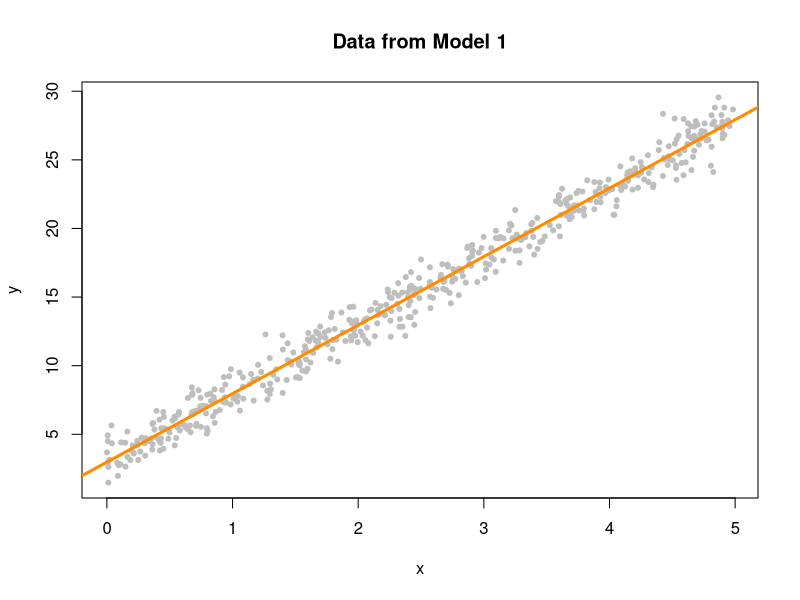
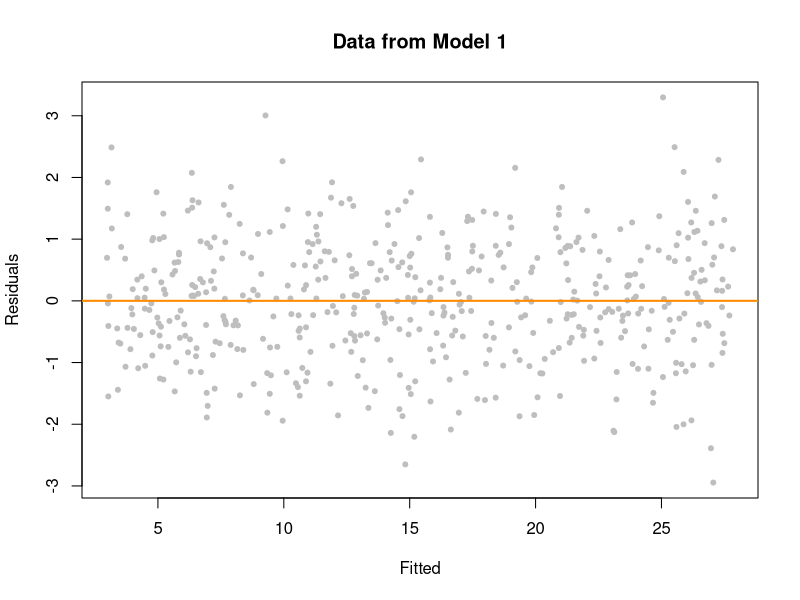
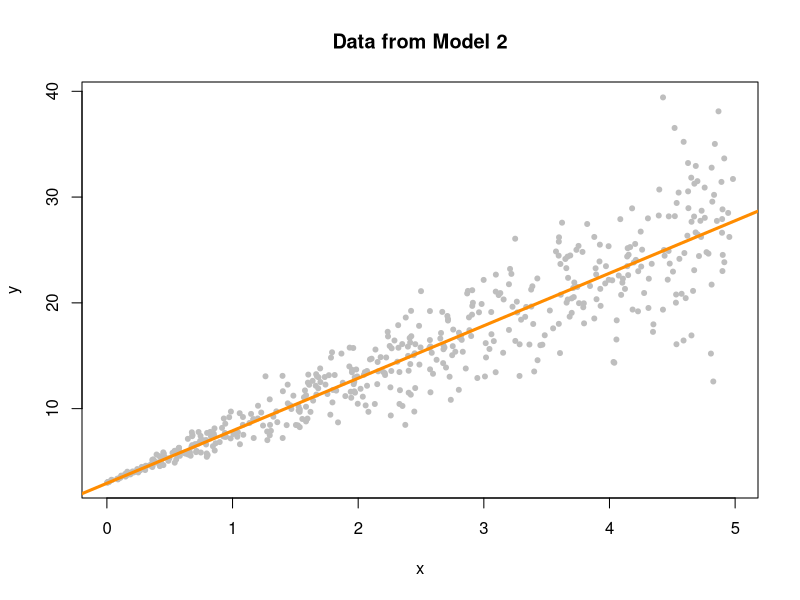
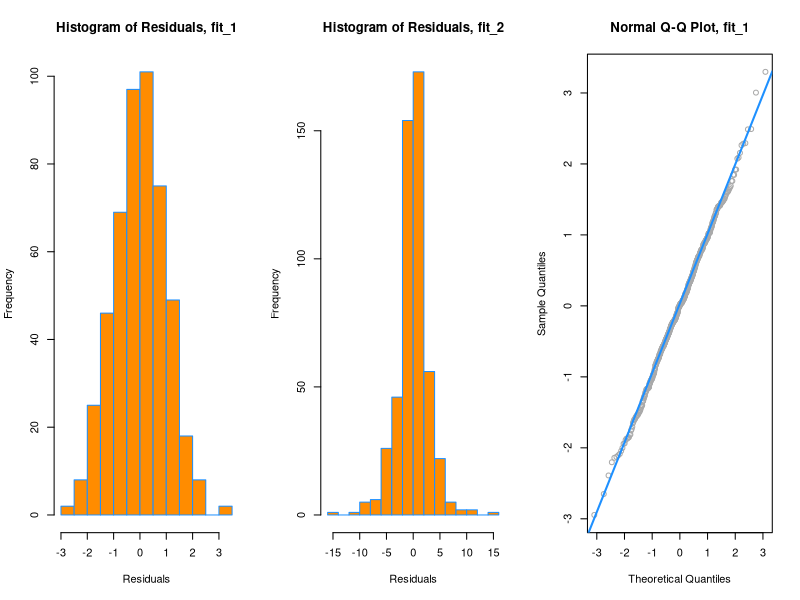
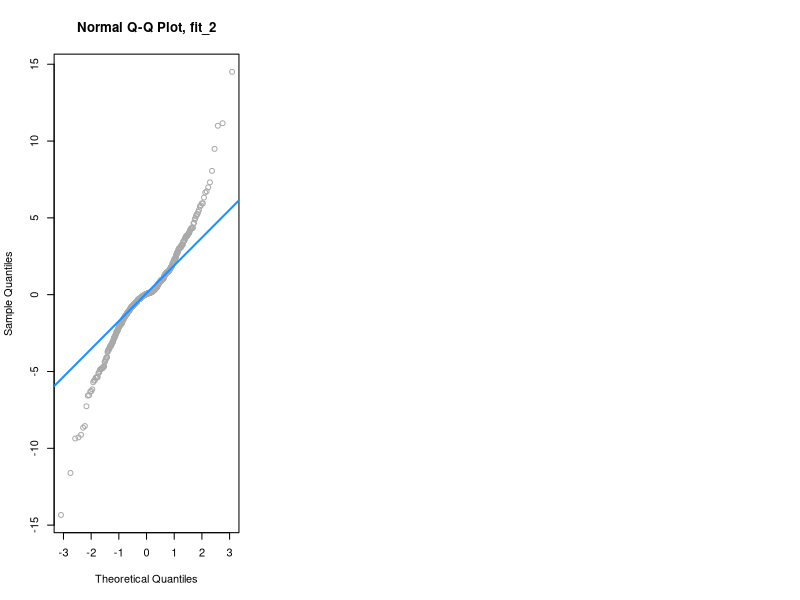

These figures' R source, in order:
## ---- chunk 1
knitr::opts_chunk$set(echo = TRUE)
## ---- chunk 2
sim_1 = function(sample_size = 500) {
  x = runif(n = sample_size) * 5
  y = 3 + 5 * x + rnorm(n = sample_size, mean = 0, sd = 1)
  data.frame(x, y)
}

sim_2 = function(sample_size = 500) {
  x = runif(n = sample_size) * 5
  y = 3 + 5 * x + rnorm(n = sample_size, mean = 0, sd = x)
  data.frame(x, y)
}

## ---- chunk 3
set.seed(42)
sim_data_1 = sim_1()
head(sim_data_1)

## ---- chunk 4
plot(y ~ x, data = sim_data_1, col = "grey", pch = 20,
     main = "Data from Model 1")
fit_1 = lm(y ~ x, data = sim_data_1)
abline(fit_1, col = "darkorange", lwd = 3)


## ---- chunk 5
plot(fitted(fit_1), resid(fit_1), col = "grey", pch = 20,
     xlab = "Fitted", ylab = "Residuals", main = "Data from Model 1")
abline(h = 0, col = "darkorange", lwd = 2)


## ---- chunk 6
set.seed(42)
sim_data_2 = sim_2()
fit_2 = lm(y ~ x, data = sim_data_2)
plot(y ~ x, data = sim_data_2, col = "grey", pch = 20,
     main = "Data from Model 2")
abline(fit_2, col = "darkorange", lwd = 3)

## ---- chunk 7

#install.packages("lmtest")
library(lmtest)
bptest(fit_1)
bptest(fit_2)


## ---- chunk 8

par(mfrow = c(1, 3))
hist(resid(fit_1),
     xlab   = "Residuals",
     main   = "Histogram of Residuals, fit_1",
     col    = "darkorange",
     border = "dodgerblue",
     breaks = 20)
hist(resid(fit_2),
     xlab   = "Residuals",
     main   = "Histogram of Residuals, fit_2",
     col    = "darkorange",
     border = "dodgerblue",
     breaks = 20)

## ---- chunk 9
qqnorm(resid(fit_1), main = "Normal Q-Q Plot, fit_1", col = "darkgrey")
qqline(resid(fit_1), col = "dodgerblue", lwd = 2)


qqnorm(resid(fit_2), main = "Normal Q-Q Plot, fit_2", col = "darkgrey")
qqline(resid(fit_2), col = "dodgerblue", lwd = 2)

## ---- chunk 10
set.seed(42)
shapiro.test(rnorm(25))
shapiro.test(rexp(25))
shapiro.test(resid(fit_1))
shapiro.test(resid(fit_2))
